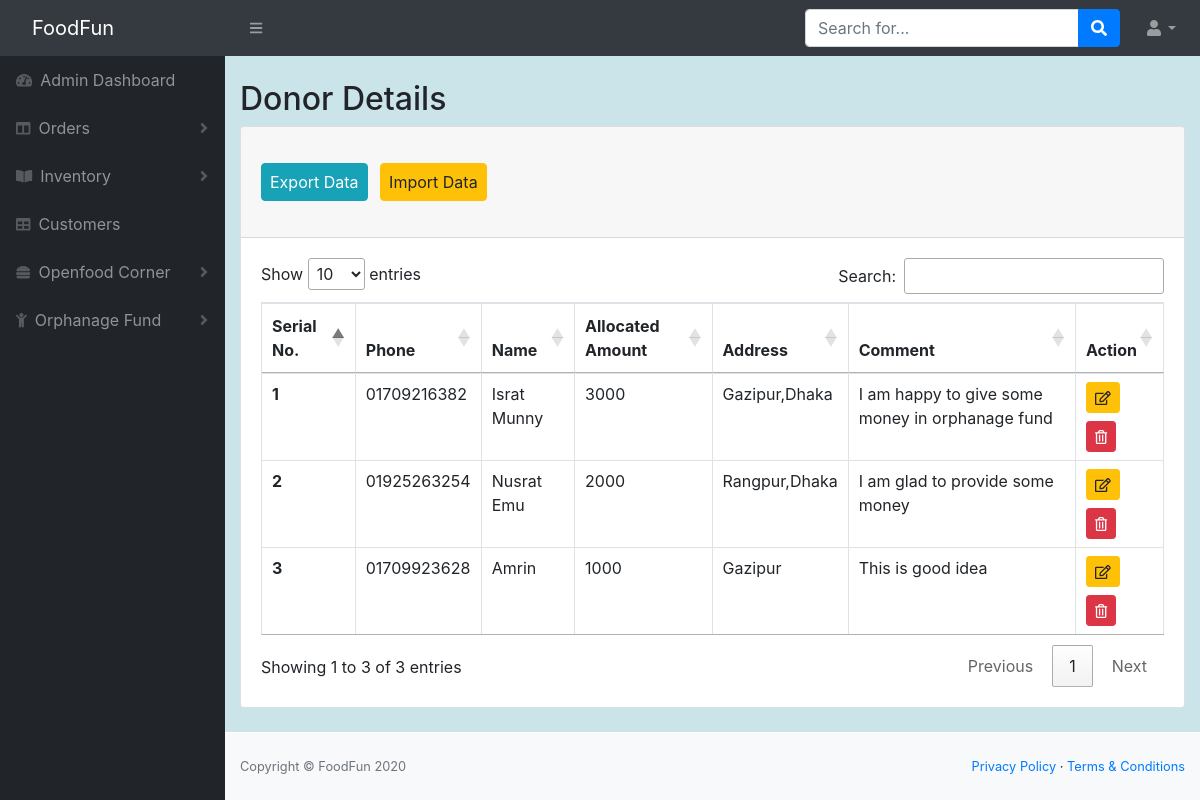
The app's page /Online_restaurant/Restuproject/admin/view-donar.php with its own data.
### tables this page shows
CREATE TABLE IF NOT EXISTS `donor` (
  `phone` varchar(200) NOT NULL,
  `name` varchar(200) NOT NULL,
  `amount` varchar(200) NOT NULL,
  `address` varchar(200) NOT NULL,
  `comment` varchar(200) NOT NULL
);

### Online_restaurant/Restuproject/admin/view-donar.php (the view, shortened to what this page needs)
<?php
$servername="localhost";
$username="root";
$password="";
$database="restaurantdb";
$conn=mysqli_connect($servername,$username,$password,$database);
?>
<!DOCTYPE html>
<html lang="en">
    <head>
        <link href="styles.css" rel="stylesheet" />
        <link href="https://cdn.datatables.net/1.10.20/css/dataTables.bootstrap4.min.css" rel="stylesheet" />
        <link rel="stylesheet" href="https://cdn.jsdelivr.net/npm/bootstrap@4.5.3/dist/css/bootstrap.min.css"
>
        <link rel="stylesheet" href="//cdn.datatables.net/1.10.23/css/jquery.dataTables.min.css">
    </head>
    <body class="sb-nav-fixed">
       <nav class="sb-topnav navbar navbar-expand navbar-dark bg-dark">
            <a class="navbar-brand" href="#">FoodFun</a>
            <button class="btn btn-link btn-sm order-1 order-lg-0" id="sidebarToggle" href="#"><i class="fas fa-bars"></i></button>
            <form class="d-none d-md-inline-block form-inline ml-auto mr-0 mr-md-3 my-2 my-md-0">
                <div class="input-group">
                    <input class="form-control" type="text" placeholder="Search for..." aria-label="Search" aria-describedby="basic-addon2" />
                    <div class="input-group-append">
                        <button class="btn btn-primary" type="button"><i class="fas fa-search"></i></button>
                    </div>
                </div>
            </form>
            <ul class="navbar-nav ml-auto ml-md-0">
                <li class="nav-item dropdown">
                    <a class="nav-link dropdown-toggle" id="userDropdown" href="#" role="button" data-toggle="dropdown" aria-haspopup="true" aria-expanded="false"><i class="fas fa-user fa-fw"></i></a>
                </li>
            </ul>
        </nav>
        <div id="layoutSidenav">
            <div id="layoutSidenav_nav">
                <nav class="sb-sidenav accordion sb-sidenav-dark" id="sidenavAccordion">
                    <div class="sb-sidenav-menu">
                        <div class="nav">
                            <a class="nav-link" href="admin-panel.php">
                                <div class="sb-nav-link-icon"><i class="fas fa-tachometer-alt"></i></div>
                                Admin Dashboard
                            </a>
                            <a class="nav-link collapsed" href="#" data-toggle="collapse" data-target="#collapseLayouts" aria-expanded="false" aria-controls="collapseLayouts">
                                <div class="sb-nav-link-icon"><i class="fas fa-columns"></i></div>
                                Orders
                                <div class="sb-sidenav-collapse-arrow"><i class="fas fa-angle-down"></i></div>
                            </a>
                            <a class="nav-link collapsed" href="#" data-toggle="collapse" data-target="#collapsePages" aria-expanded="false" aria-controls="collapsePages">
                                <div class="sb-nav-link-icon"><i class="fas fa-book-open"></i></div>
                                Inventory
                                <div class="sb-sidenav-collapse-arrow"><i class="fas fa-angle-down"></i></div>
                            </a>
                            <a class="nav-link" href="view-customer.php">
                                <div class="sb-nav-link-icon"><i class="fas fa-table"></i></div>
                                Customers
                            </a>
                            <a class="nav-link collapsed" href="view-openfood.php" data-toggle="collapse" data-target="#collapseLayouts" aria-expanded="false" aria-controls="collapseLayouts">
                                <div class="sb-nav-link-icon"><i class="fas fa-hamburger"></i></div>
                                Openfood Corner
                                <div class="sb-sidenav-collapse-arrow"><i class="fas fa-angle-down"></i></div>
                            </a>
                            <a class="nav-link collapsed" href="#" data-toggle="collapse" data-target="#collapseLayouts" aria-expanded="false" aria-controls="collapseLayouts">
                                <div class="sb-nav-link-icon"><i class="fas fa-child"></i></div>
                                Orphanage Fund
                                <div class="sb-sidenav-collapse-arrow"><i class="fas fa-angle-down"></i></div>
                            </a>
                        </div>
                    </div>
                </nav>
            </div>
            <div id="layoutSidenav_content">
                <main style="background-color:#cae4e9;">
                    <div class="container-fluid">
                        <div class="row">
                            <div class="col-lg-4" >
                            <h2 class="mt-4">Donor Details</h2>
                            </div>
                        </div>
                        <div class="card mb-4">
                            <div class="card-header">
                            <div class="row mt-4">
                            <div class="col-lg-4">
                            <a href="export-donor.php"> <button type="button" class="btn btn-info mb-4  mr-2 px-2" id="exportButton">   Export Data</button></a>
                            <a href="add-donor.php"> <button type="button" class="btn btn-warning mb-4 pr-2 px-2" id="importButton">Import Data</button></a>
                           </div>
                           <div class="col-lg-4">
                           </div>
                           <div class="col-lg-2">
                           </div>
                        </div>
                            </div>
                            <div class="card-body">
                                <div class="table-responsive">
                                    <table class="table table-bordered" id="myTable" width="100%" cellspacing="0">
                                        <thead>
                                            <tr>
                                                <th scope="col">Serial No.</th>
                                                <th scope="col">Phone</th>
                                                <th scope="col">Name</th>
                                                <th scope="col">Allocated Amount</th>
                                                <th scope="col">Address</th>
                                                <th scope="col">Comment</th>
                                                <th scope="col">Action</th>
                                            </tr>
                                        </thead>
                                        <tbody>
                                            <?php
                                            $sql = "SELECT * FROM `donor`";
                                            $result = mysqli_query($conn, $sql);
                                            $num=mysqli_num_rows($result);
                                            if ($num>0) {
                                            $sno=0;
                                            while($row = mysqli_fetch_assoc($result)){
                                                $sno=$sno+1;
                                                echo"<tr>
                                                <th scope='row'>".$sno."</th>
                                                <td>".$row['phone']."</td>
                                                <td>".$row['name']."</td>
                                                <td>".$row['amount']."</td>
                                                <td>".$row['address']."</td>
                                                <td>".$row['comment']."</td>
                                                <td><form class='mb-2' action='edit-donor.php' method='post'>
                                                <input type='hidden' name='cid' value=".$row['phone'].">
                                                <button type='submit' name='edit' class='btn btn-sm btn-warning'><i class='far fa-edit'></i></button>
                                              </form>
                                              <form class='' action='' method='post'>
                                                <input type='hidden' name='cid' value=".$row['phone'].">
                                                <button type='submit' name='delete' class='btn btn-sm btn-danger'><i class='far fa-trash-alt'></i></button>
                                              </form>
                                            </td>
                                            </tr>";
                                            }
                                            }
                                            ?>
                                        </tbody>
                                    </table>
                                </div>
                            </div>
                        </div>
                    </div>
                </main>
                <footer class="py-4 bg-light mt-auto">
                    <div class="container-fluid">
                        <div class="d-flex align-items-center justify-content-between small">
                            <div class="text-muted">Copyright &copy; FoodFun 2020</div>
                            <div>
                                <a href="#">Privacy Policy</a>
                                &middot;
                                <a href="#">Terms &amp; Conditions</a>
                            </div>
                        </div>
                    </div>
                </footer>
            </div>
        </div>
    </body>
</html>

### records on screen
donor: phone "01709216382", name "Israt Munny", amount "3000", address "Gazipur,Dhaka", comment "I am happy to give some money in orphanage fund"
donor: phone "01925263254", name "Nusrat Emu", amount "2000", address "Rangpur,Dhaka", comment "I am glad to provide some money"
donor: phone "01709923628", name "Amrin", amount "1000", address "Gazipur", comment "This is good idea"
